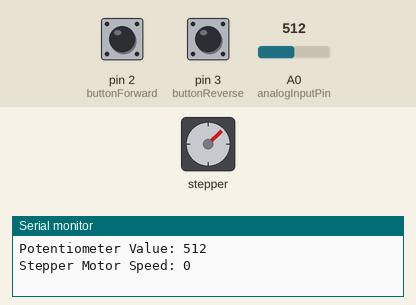
The sketch below on a simulated Arduino Uno, built with avr-gcc and run on an emulated ATmega328P. Shown: stepper motor, the last lines printed to the serial monitor. Inputs (shaded band) come from the test bench; at power-on: pin 3 (buttonReverse) HIGH, pin 2 (buttonForward) HIGH, A0 (analogInputPin) = 512. Stepper angles assume 200 steps per turn.

Above: at 1.27 s.
1.3 s: pin 3 (buttonReverse) pulled LOW for 0.15 s
At 1.62 s:
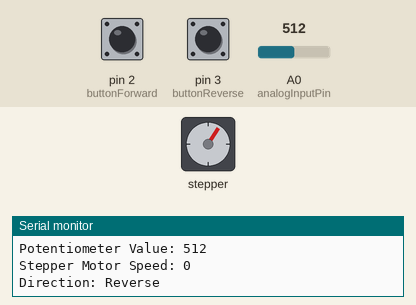
4.3 s: pin 2 (buttonForward) pulled LOW for 0.15 s
At 4.49 s:
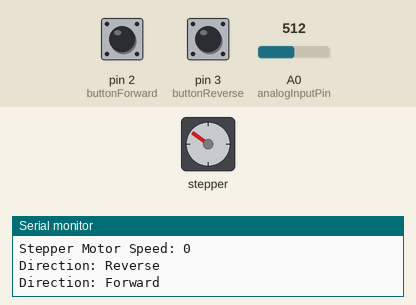
7.4 s: pin 3 (buttonReverse) pulled LOW for 1 s
At 8.16 s:
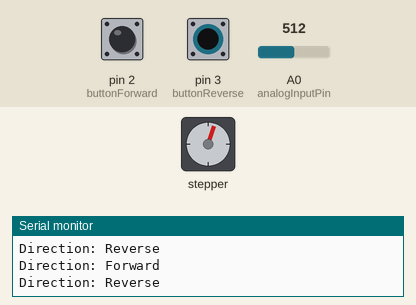
11.4 s: pin 2 (buttonForward) pulled LOW for 1 s
At 11.59 s:
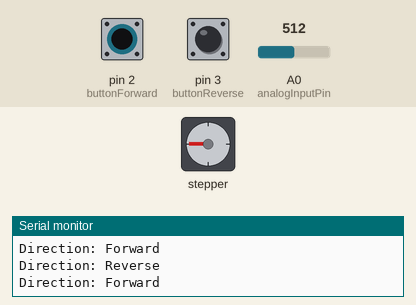
15.4 s: pin 3 (buttonReverse) driven LOW
18.4 s: A0 (analogInputPin) set to 716
Timing chart, 0 to 23.9 s (numbered marks = the images above; inputs shaded):
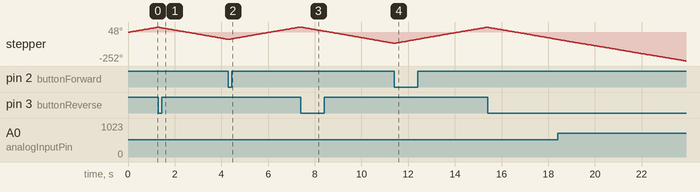

The sketch:

Arduino_code.ino
```cpp
#include <Stepper.h>

const int stepsPerRevolution = 200;  // change this to fit the number of steps per revolution for your motor

// initialize the stepper library on pins 8 through 11:
Stepper myStepper(stepsPerRevolution, 8, 10, 9, 11);

int analogInputPin = A0;       // select the analog input pin for the potentiometer
int potValue = 0;              // variable to store the potentiometer value
int lastPotValue = -1;         // variable to store the previous potentiometer value

const int buttonForward = 2;   // button for forward direction control
const int buttonReverse = 3;  // button for backward direction control

bool isForward = true;         // variable to track the motor direction
bool lastDirection = true;     // variable to store the previous motor direction

void setup() {
  // initialize the serial port:
  Serial.begin(9600);

  // set up buttons as inputs with internal pull-up resistors:
  pinMode(buttonForward, INPUT_PULLUP);
  pinMode(buttonReverse, INPUT_PULLUP);
}

void loop() {
  // read the analog value from the potentiometer:
  potValue = analogRead(analogInputPin);

  // map the potentiometer value to the desired speed range:
  int motorSpeed = map(potValue, 0, 1023, -500, 500);

  // set the speed of the stepper motor:
  myStepper.setSpeed(abs(motorSpeed));

  // check the direction buttons:
  bool currentDirectionForward = digitalRead(buttonForward) == LOW;
  bool currentDirectionReverse = digitalRead(buttonReverse) == LOW;

  // determine the direction based on the button state:
  if (currentDirectionForward && !currentDirectionReverse) {
    isForward = true;
  } else if (!currentDirectionForward && currentDirectionReverse) {
    isForward = false;
  }

  // move the stepper motor in the selected direction:
  if (isForward) {
    myStepper.step(1);  // move forward
  } else {
    myStepper.step(-1);  // move backward
  }

  // check if the potentiometer value has changed:
  if (potValue != lastPotValue) {
    // Print the potentiometer value and stepper motor speed when the value changes:
    Serial.print("Potentiometer Value: ");
    Serial.println(potValue);
    Serial.print("Stepper Motor Speed: ");
    Serial.println(abs(motorSpeed));

    // Update the last potentiometer value:
    lastPotValue = potValue;
  }

  // check if the motor direction has changed:
  if (isForward != lastDirection) {
    // Print the motor direction status when it changes:
    Serial.print("Direction: ");
    Serial.println(isForward ? "Forward" : "Reverse");

    // Update the last direction value:
    lastDirection = isForward;
  }

  delay(50);  // adjust delay as needed for smoother operation
}
```
